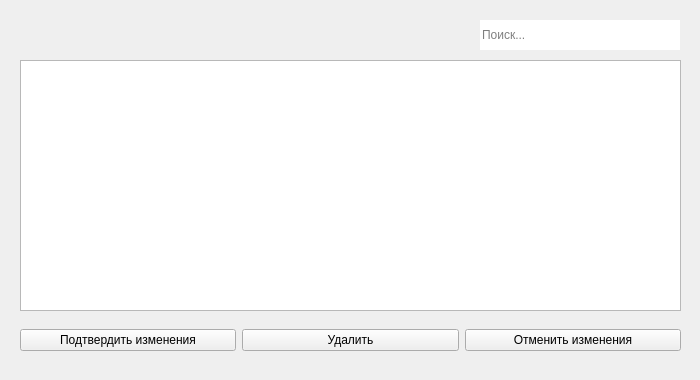
<?xml version="1.0" encoding="UTF-8"?>
<ui version="4.0">
 <class>Edit_goods</class>
 <widget class="QWidget" name="Edit_goods">
  <property name="geometry">
   <rect>
    <x>0</x>
    <y>0</y>
    <width>700</width>
    <height>380</height>
   </rect>
  </property>
  <property name="windowTitle">
   <string>Редактирование товаров</string>
  </property>
  <widget class="QLineEdit" name="lineEdit_search">
   <property name="geometry">
    <rect>
     <x>480</x>
     <y>20</y>
     <width>200</width>
     <height>30</height>
    </rect>
   </property>
   <property name="frame">
    <bool>false</bool>
   </property>
   <property name="placeholderText">
    <string>Поиск...</string>
   </property>
  </widget>
  <widget class="QTableView" name="table_edit_goods">
   <property name="geometry">
    <rect>
     <x>20</x>
     <y>60</y>
     <width>661</width>
     <height>251</height>
    </rect>
   </property>
  </widget>
  <widget class="QWidget" name="layoutWidget">
   <property name="geometry">
    <rect>
     <x>20</x>
     <y>310</y>
     <width>661</width>
     <height>61</height>
    </rect>
   </property>
   <layout class="QHBoxLayout" name="horizontalLayout">
    <property name="spacing">
     <number>6</number>
    </property>
    <item>
     <widget class="QPushButton" name="btn_take_changes">
      <property name="cursor">
       <cursorShape>PointingHandCursor</cursorShape>
      </property>
      <property name="text">
       <string>Подтвердить изменения</string>
      </property>
     </widget>
    </item>
    <item>
     <widget class="QPushButton" name="btn_delete">
      <property name="cursor">
       <cursorShape>PointingHandCursor</cursorShape>
      </property>
      <property name="text">
       <string>Удалить</string>
      </property>
     </widget>
    </item>
    <item>
     <widget class="QPushButton" name="btn_cancel_changes">
      <property name="cursor">
       <cursorShape>PointingHandCursor</cursorShape>
      </property>
      <property name="text">
       <string>Отменить изменения</string>
      </property>
     </widget>
    </item>
   </layout>
  </widget>
 </widget>
 <resources/>
 <connections/>
</ui>
